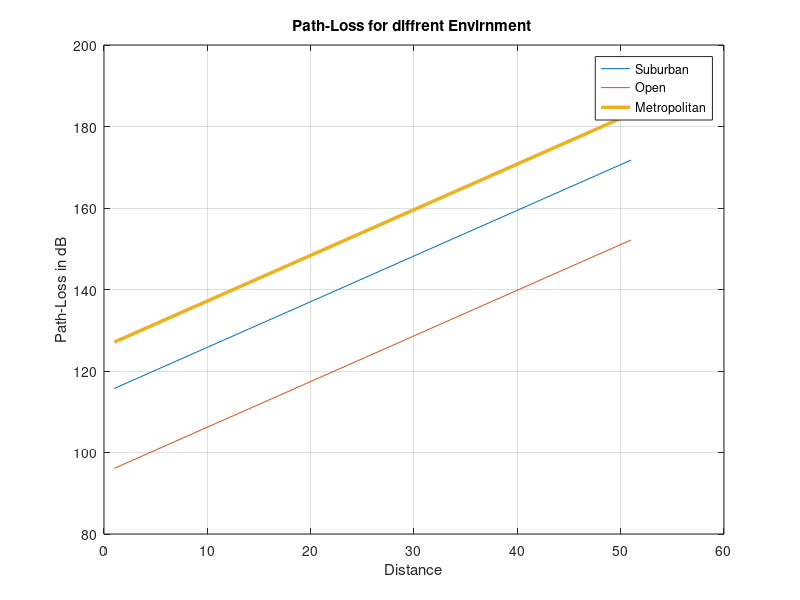

Reproduce this figure in MATLAB.
clc;
clear all;
close all;
fc=1500;% frequency of transmission in MHz
fc2=150;
hb= 70;% effective height of transmitting base station antenna in meters
hm=1.5;% effective receiving mobile device antenna height in meters
hm1=(1.1*log10(fc)-0.7)*hm-(1.56*log10(fc)-0.8);%Open
hm2=8.29*(log10(1.54*hm))^2-1.1;%Metropolitan fc<200
hm3=3.2*(log10(11.75*hm))^2-4.92;%Metropolitan fc>200
C=-2*(log10(fc/28))^2-5.4;
C2=-4.78*(log10(fc))^2+18.33*log10(fc)-40.98;
C3=0;
d = (1:50:100);
A=69.55+26.16*log10(fc)-13.82*log10(hb)-hm1;%Open 
A2=69.55+26.16*log10(fc2)-13.82*log10(hb)-hm2;%Metropolitan fc<=200
A3=69.55+26.16*log10(fc)-13.82*log10(hb)-hm3;%Metropolitan fc>=200
B=44.9-6.55*log10(hb);
Plopen=A+B*log10(d)+C %Suburban
Plsub=A+B*log10(d)+C2 %Open
%Plmp1=A2+B*log10(d)+C3 %Metropolitan fc<=200
Plmp2=A3+B*log10(d)+C3 %Metropolitan fc>=200
plot(d,Plopen,d,Plsub,d,Plmp2,'linewidth',2.5);
legend('Suburban','Open','Metropolitan')
title('Path-Loss for diffrent Envirnment ')
xlabel('Distance')
ylabel('Path-Loss in dB')
grid on

